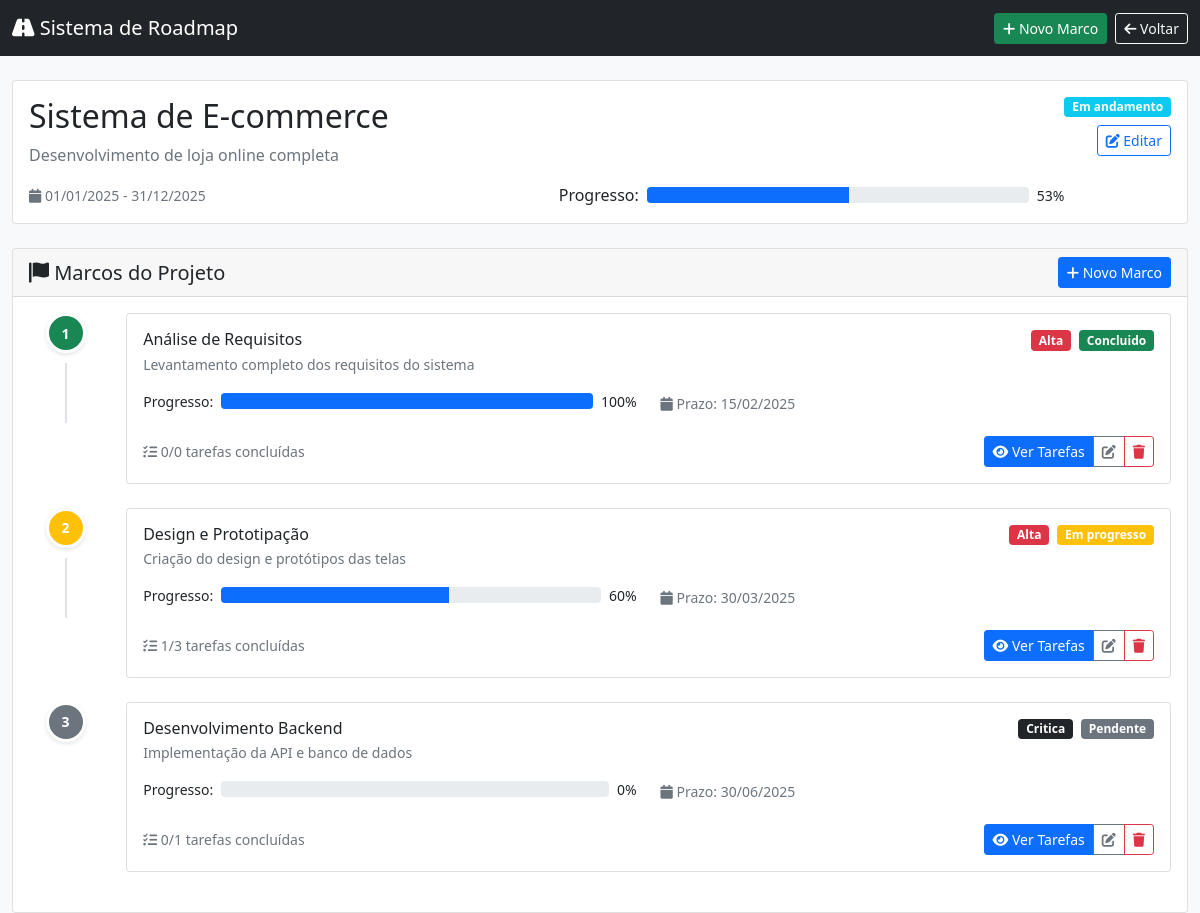
/projeto_detalhes.php?id=1, run on the app's committed database.
### tables this page shows
CREATE TABLE projects (
                          id INT AUTO_INCREMENT PRIMARY KEY,
                          name VARCHAR(255) NOT NULL,
                          description TEXT,
                          start_date DATE,
                          end_date DATE,
                          status ENUM('planejamento', 'em_andamento', 'pausado', 'concluido') DEFAULT 'planejamento',
                          created_at TIMESTAMP DEFAULT CURRENT_TIMESTAMP,
                          updated_at TIMESTAMP DEFAULT CURRENT_TIMESTAMP ON UPDATE CURRENT_TIMESTAMP
);

CREATE TABLE milestones (
                            id INT AUTO_INCREMENT PRIMARY KEY,
                            project_id INT NOT NULL,
                            title VARCHAR(255) NOT NULL,
                            description TEXT,
                            due_date DATE,
                            status ENUM('pendente', 'em_progresso', 'concluido', 'atrasado') DEFAULT 'pendente',
                            priority ENUM('baixa', 'media', 'alta', 'critica') DEFAULT 'media',
                            progress INT DEFAULT 0,  
                            created_at TIMESTAMP DEFAULT CURRENT_TIMESTAMP,
                            updated_at TIMESTAMP DEFAULT CURRENT_TIMESTAMP ON UPDATE CURRENT_TIMESTAMP,
                            FOREIGN KEY (project_id) REFERENCES projects(id) ON DELETE CASCADE
);

### config.php (called while the page is built, shortened)
<?php
function formatDate($date) {
    return date('d/m/Y', strtotime($date));
}
function getStatusColor($status) {
    $colors = [
        'pendente' => 'secondary',
        'em_progresso' => 'warning',
        'em_andamento' => 'info',
        'concluido' => 'success',
        'atrasado' => 'danger',
        'planejamento' => 'light',
        'pausado' => 'secondary'
    ];
    return $colors[$status] ?? 'secondary';
}
function getPriorityColor($priority) {
    $colors = [
        'baixa' => 'success',
        'media' => 'warning',
        'alta' => 'danger',
        'critica' => 'dark'
    ];
    return $colors[$priority] ?? 'secondary';
}
?>

### projeto_detalhes.php (the view, shortened to what this page needs)
<?php
require_once 'config.php';
$projeto_id = $_GET['id'] ?? null;
$stmt = $db->prepare("SELECT * FROM projects WHERE id = ?");
$stmt->execute([$projeto_id]);
$projeto = $stmt->fetch(PDO::FETCH_ASSOC);
$stmt = $db->prepare("
    SELECT m.*,
           COUNT(t.id) as total_tasks,
           COUNT(CASE WHEN t.status = 'concluido' THEN 1 END) as completed_tasks
    FROM milestones m
    LEFT JOIN tasks t ON m.id = t.milestone_id
    WHERE m.project_id = ?
    GROUP BY m.id
    ORDER BY m.due_date ASC, m.created_at ASC
");
$stmt->execute([$projeto_id]);
$marcos = $stmt->fetchAll(PDO::FETCH_ASSOC);
$total_progress = 0;
$count_marcos = count($marcos);
if ($count_marcos > 0) {
    foreach ($marcos as $marco) {
        $total_progress += $marco['progress'];
    }
    $projeto_progress = round($total_progress / $count_marcos);
} else {
    $projeto_progress = 0;
}
?>
<!DOCTYPE html>
<html lang="pt-BR">
<head>
    <link href="https://cdn.jsdelivr.net/npm/bootstrap@5.1.3/dist/css/bootstrap.min.css" rel="stylesheet">
    <link href="https://cdnjs.cloudflare.com/ajax/libs/font-awesome/6.0.0/css/all.min.css" rel="stylesheet">
</head>
<body class="bg-light">
<nav class="navbar navbar-dark bg-dark">
    <div class="container-fluid">
        <a href="index.php" class="navbar-brand">
            <i class="fas fa-road"></i> Sistema de Roadmap
        </a>
        <div class="d-flex">
            <a href="marco_form.php?projeto_id=<?= $projeto['id'] ?>" class="btn btn-success btn-sm me-2">
                <i class="fas fa-plus"></i> Novo Marco
            </a>
            <a href="index.php" class="btn btn-outline-light btn-sm">
                <i class="fas fa-arrow-left"></i> Voltar
            </a>
        </div>
    </div>
</nav>
<div class="container-fluid mt-4">
    <div class="row mb-4">
        <div class="col-12">
            <div class="card">
                <div class="card-body">
                    <div class="d-flex justify-content-between align-items-start">
                        <div class="flex-grow-1">
                            <h2 class="mb-2"><?= htmlspecialchars($projeto['name']) ?></h2>
                            <p class="text-muted mb-3"><?= htmlspecialchars($projeto['description']) ?></p>
                            <div class="row">
                                <div class="col-md-6">
                                    <small class="text-muted">
                                        <i class="fas fa-calendar"></i>
                                        <?= formatDate($projeto['start_date']) ?> - <?= formatDate($projeto['end_date']) ?>
                                    </small>
                                </div>
                                <div class="col-md-6">
                                    <div class="d-flex align-items-center">
                                        <span class="me-2">Progresso:</span>
                                        <div class="progress flex-grow-1 me-2">
                                            <div class="progress-bar" style="width: <?= $projeto_progress ?>%"></div>
                                        </div>
                                        <small><?= $projeto_progress ?>%</small>
                                    </div>
                                </div>
                            </div>
                        </div>
                        <div class="d-flex flex-column align-items-end">
                                <span class="badge bg-<?= getStatusColor($projeto['status']) ?> mb-2">
                                    <?= ucfirst(str_replace('_', ' ', $projeto['status'])) ?>
                                </span>
                            <div class="btn-group">
                                <a href="projeto_form.php?id=<?= $projeto['id'] ?>" class="btn btn-outline-primary btn-sm">
                                    <i class="fas fa-edit"></i> Editar
                                </a>
                            </div>
                        </div>
                    </div>
                </div>
            </div>
        </div>
    </div>
    <div class="row">
        <div class="col-12">
            <div class="card">
                <div class="card-header d-flex justify-content-between align-items-center">
                    <h5 class="mb-0">
                        <i class="fas fa-flag"></i> Marcos do Projeto
                    </h5>
                    <a href="marco_form.php?projeto_id=<?= $projeto['id'] ?>" class="btn btn-primary btn-sm">
                        <i class="fas fa-plus"></i> Novo Marco
                    </a>
                </div>
                <div class="card-body">
                    <?php if (empty($marcos)): ?>
                        <div class="text-center py-5">
                            <i class="fas fa-flag fa-3x text-muted mb-3"></i>
                            <h5 class="text-muted">Nenhum marco definido</h5>
                            <p class="text-muted">Comece criando marcos para organizar seu roadmap!</p>
                            <a href="marco_form.php?projeto_id=<?= $projeto['id'] ?>" class="btn btn-primary">
                                <i class="fas fa-plus"></i> Criar Primeiro Marco
                            </a>
                        </div>
                    <?php else: ?>
                        <div class="timeline">
                            <?php foreach ($marcos as $index => $marco): ?>
                                <div class="timeline-item mb-4">
                                    <div class="row">
                                        <div class="col-md-1 d-flex justify-content-center">
                                            <div class="timeline-marker">
                                                <div class="timeline-dot bg-<?= getStatusColor($marco['status']) ?>">
                                                    <?= $index + 1 ?>
                                                </div>
                                                <?php if ($index < count($marcos) - 1): ?>
                                                    <div class="timeline-line"></div>
                                                <?php endif; ?>
                                            </div>
                                        </div>
                                        <div class="col-md-11">
                                            <div class="card">
                                                <div class="card-body">
                                                    <div class="d-flex justify-content-between align-items-start mb-2">
                                                        <div>
                                                            <h6 class="mb-1"><?= htmlspecialchars($marco['title']) ?></h6>
                                                            <p class="text-muted small mb-2"><?= htmlspecialchars($marco['description']) ?></p>
                                                        </div>
                                                        <div class="d-flex align-items-center">
                                                                <span class="badge bg-<?= getPriorityColor($marco['priority']) ?> me-2">
                                                                    <?= ucfirst($marco['priority']) ?>
                                                                </span>
                                                            <span class="badge bg-<?= getStatusColor($marco['status']) ?>">
                                                                    <?= ucfirst(str_replace('_', ' ', $marco['status'])) ?>
                                                                </span>
                                                        </div>
                                                    </div>
                                                    <div class="row mb-3">
                                                        <div class="col-md-6">
                                                            <div class="d-flex align-items-center mb-2">
                                                                <span class="me-2 small">Progresso:</span>
                                                                <div class="progress flex-grow-1 me-2">
                                                                    <div class="progress-bar" style="width: <?= $marco['progress'] ?>%"></div>
                                                                </div>
                                                                <small><?= $marco['progress'] ?>%</small>
                                                            </div>
                                                        </div>
                                                        <div class="col-md-6">
                                                            <small class="text-muted">
                                                                <i class="fas fa-calendar"></i> Prazo: <?= formatDate($marco['due_date']) ?>
                                                            </small>
                                                        </div>
                                                    </div>
                                                    <div class="d-flex justify-content-between align-items-center">
                                                        <div>
                                                            <small class="text-muted">
                                                                <i class="fas fa-tasks"></i>
                                                                <?= $marco['completed_tasks'] ?>/<?= $marco['total_tasks'] ?> tarefas concluídas
                                                            </small>
                                                        </div>
                                                        <div class="btn-group">
                                                            <a href="marco_detalhes.php?id=<?= $marco['id'] ?>" class="btn btn-primary btn-sm">
                                                                <i class="fas fa-eye"></i> Ver Tarefas
                                                            </a>
                                                            <a href="marco_form.php?id=<?= $marco['id'] ?>" class="btn btn-outline-secondary btn-sm">
                                                                <i class="fas fa-edit"></i>
                                                            </a>
                                                            <button class="btn btn-outline-danger btn-sm" onclick="confirmarExclusaoMarco(<?= $marco['id'] ?>)">
                                                                <i class="fas fa-trash"></i>
                                                            </button>
                                                        </div>
                                                    </div>
                                                </div>
                                            </div>
                                        </div>
                                    </div>
                                </div>
                            <?php endforeach; ?>
                        </div>
                    <?php endif; ?>
                </div>
            </div>
        </div>
    </div>
</div>
</body>
</html>

### projeto_detalhes.php (style rules this page uses)
.timeline-marker { position: relative; display: flex; flex-direction: column; align-items: center; }
.timeline-dot { width: 40px; height: 40px; border-radius: 50%; display: flex; align-items: center; justify-content: center; color: white; font-weight: bold; font-size: 14px; border: 3px solid white; box-shadow: 0 2px 4px rgba(0,0,0,0.1); }
.timeline-line { width: 2px; height: 60px; background-color: #dee2e6; margin-top: 10px; }

### data on the page
projects: name "Sistema de E-commerce", description "Desenvolvimento de loja online completa", start_date "01/01/2025", end_date "31/12/2025", status "Em andamento"
milestones: title "Análise de Requisitos", description "Levantamento completo dos requisitos do sistema", priority "Alta", status "Concluido", progress "100", due_date "15/02/2025", completed_tasks "0", total_tasks "0"
milestones: title "Design e Prototipação", description "Criação do design e protótipos das telas", priority "Alta", status "Em progresso", progress "60", due_date "30/03/2025", completed_tasks "1", total_tasks "3"
milestones: title "Desenvolvimento Backend", description "Implementação da API e banco de dados", priority "Critica", status "Pendente", progress "0", due_date "30/06/2025", completed_tasks "0", total_tasks "1"

### other printed values
$projeto_progress "53"
